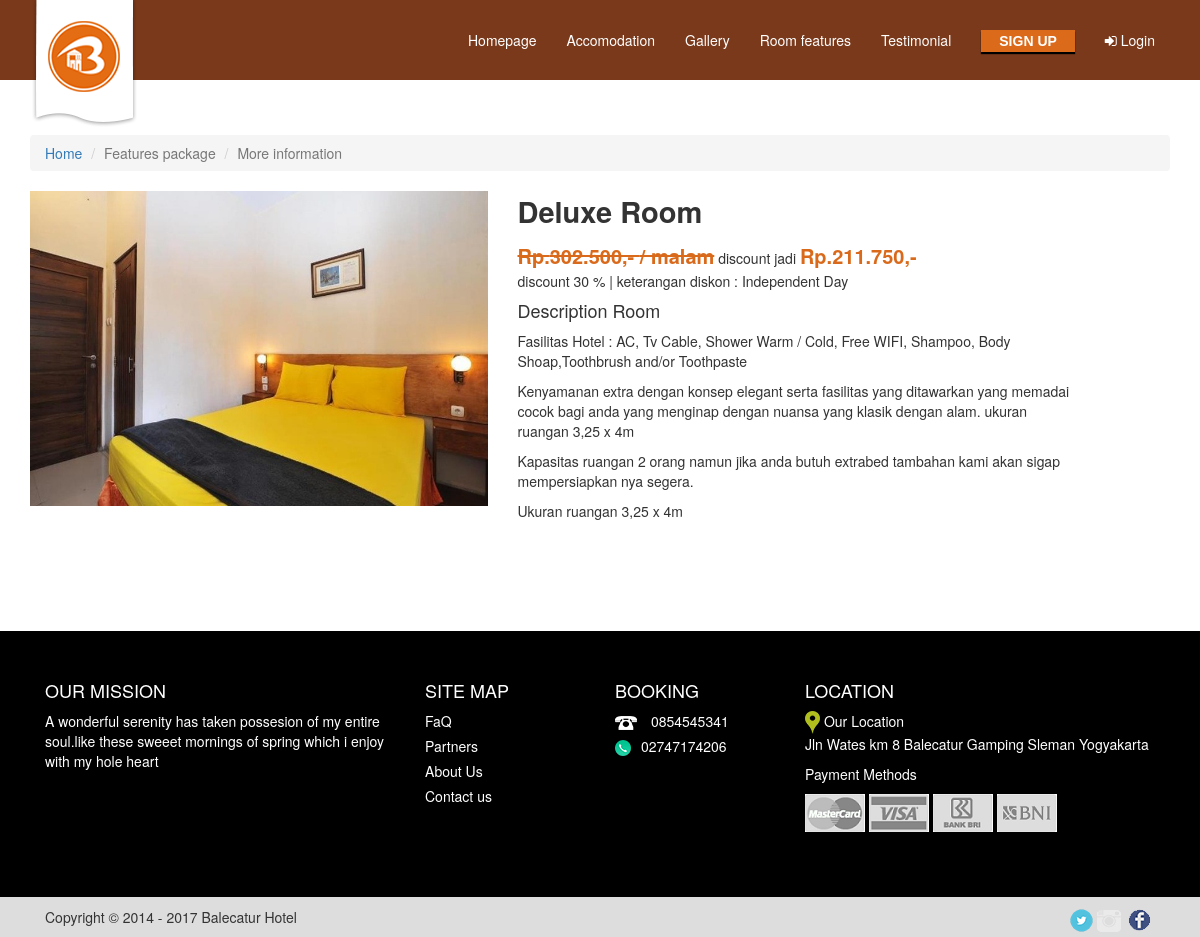
The app's page /index.php?modul=moreinformation&id=DELX with its own data.
### tables this page shows
CREATE TABLE IF NOT EXISTS `kategori_kamar` (
  `id_kategori_kamar` varchar(20) NOT NULL,
  `type_kamar` varchar(20) NOT NULL,
  `jumlah_kamar` int(10) NOT NULL,
  `jumlah_kamar_akhir` int(10) NOT NULL,
  `foto_kamar` text NOT NULL,
  `fasilitas` text NOT NULL,
  `deskripsi` text NOT NULL,
  `tarif` varchar(20) NOT NULL
);

CREATE TABLE IF NOT EXISTS `diskon` (
`id_diskon` int(10) NOT NULL,
  `id_kategori_kamar` varchar(20) NOT NULL,
  `besar_diskon` varchar(10) NOT NULL,
  `dari_tgl` date NOT NULL,
  `sampai_tgl` date NOT NULL,
  `keterangan_diskon` text NOT NULL
);

### config/koneksi.php (called while the page is built, shortened)
<?php
$site = "http://localhost/balecaturhotel/";
?>

### fungsi/function_transaksi.php (called while the page is built, shortened)
<?php date_default_timezone_set('Asia/jakarta');
function formatuang($nilai_matauang){
    $var = number_format($nilai_matauang,0,",",".").',-';
    return $var;
}
?>

### modulpage/moreinformation.php (the view, shortened to what this page needs)
<?php include 'fungsi/function_transaksi.php';
	$getid     = mysqli_fetch_array(mysqli_query($konek,"SELECT * FROM kategori_kamar WHERE id_kategori_kamar='$_GET[id]'"));
	$get_price = mysqli_fetch_array(mysqli_query($konek,"SELECT tarif, fasilitas, deskripsi, id_kategori_kamar FROM kategori_kamar WHERE id_kategori_kamar='$_GET[id]'"));
	$x 		  = $get_price['id_kategori_kamar'];
	$getdiskon = mysqli_fetch_array(mysqli_query($konek,"SELECT * FROM diskon WHERE id_kategori_kamar='$_GET[id]'"));
	$diskon_kamar = $getdiskon['besar_diskon'];
	$y  		  = $getdiskon['id_kategori_kamar'];
 	$tentukan_percent = (($get_price['tarif']/100)*10);
	$total_price = ($get_price['tarif']+$tentukan_percent);
	$potongan_price = (($total_price*$diskon_kamar)/100);
	$harga_merge_diskon = $total_price-$potongan_price;
?>
<div class="row">
	<div class="col-lg-12">
		<div class="post-rulefontorder">
		<ol class="breadcrumb">
          <li><a href="#">Home</a></li>
          <li class="active">Features package</li>
          <li class="active">More information</li>
        </ol>
		<div class="row">
			<div class="col-md-5">
				<img class='img-responsive' src='<?php echo $site; ?>uploads/kamar/<?php echo $getid["foto_kamar"];?>'>
			</div>
				<div class="col-md-6">
					<strong><p style="font-size:29px;"><?php echo $getid['type_kamar'] ?></p></strong>
					<?php if ($x == $y)  { ?>
						<span class="prizer-colored line-through"> Rp.<?php echo formatuang($total_price)." / malam"?></span> discount jadi
						<span class="prizer-colored"> Rp.<?php echo formatuang($harga_merge_diskon);?></span>
						<div>
							discount <?php echo $getdiskon['besar_diskon'];?> &#37; |
							keterangan diskon : <?php echo $getdiskon['keterangan_diskon']; ?>
						</div>
					<?php }elseif ($y =='') { ?>
							<div>discount (tidak tersedia)</div>
							<span class="prizer-colored">Rp.<?php echo formatuang($total_price)." / malam";?></span>
					<?php } ?>
					<strong><h4>Description Room</h4></strong>
					<p class="inner-deskripsitext">Fasilitas Hotel : <?php echo $get_price['fasilitas'];?></p>
					<p class="inner-"><?php echo $get_price['deskripsi'];?></p>
					<p>Kapasitas ruangan 2 orang namun jika anda butuh extrabed tambahan kami akan sigap mempersiapkan nya segera.</p>
					<p>Ukuran ruangan 3,25 x 4m</p>
				</div>
			</div>
		</div>
	</div>
</div>

### frontend/css/basehotel.css (style rules this page uses)
a { color: #000; }
.post-rulefontorder { margin-top: 135px;margin-bottom: 100px; }
.prizer-colored { color: hsl(25, 78%, 48%); font-size: 20px; font-weight: bold; }
.line-through { text-decoration: line-through; }

### adminbase/frontend/css/lightbox.css (style rules this page uses)
body:after { content: url(../images/nav-lightbox/close.png) url(../images/nav-lightbox/loading.gif) url(../images/nav-lightbox/prev.png) url(../images/nav-lightbox/next.png); display: none; }

### records on screen
kategori_kamar: foto_kamar (picture), type_kamar "Deluxe Room", tarif "302.500,-", tarif.besar_diskon "211.750,-", fasilitas "AC, Tv Cable, Shower Warm / Cold, Free WIFI, Shampoo, Body Shoap,Toothbrush and/or Toothpaste", deskripsi "Kenyamanan extra dengan konsep elegant serta fasilitas yang ditawarkan yang memadai cocok bagi anda yang menginap dengan nuansa yang klasik dengan alam. ukuran ruangan 3,25 x 4m"
diskon: besar_diskon "30", keterangan_diskon "Independent Day"
